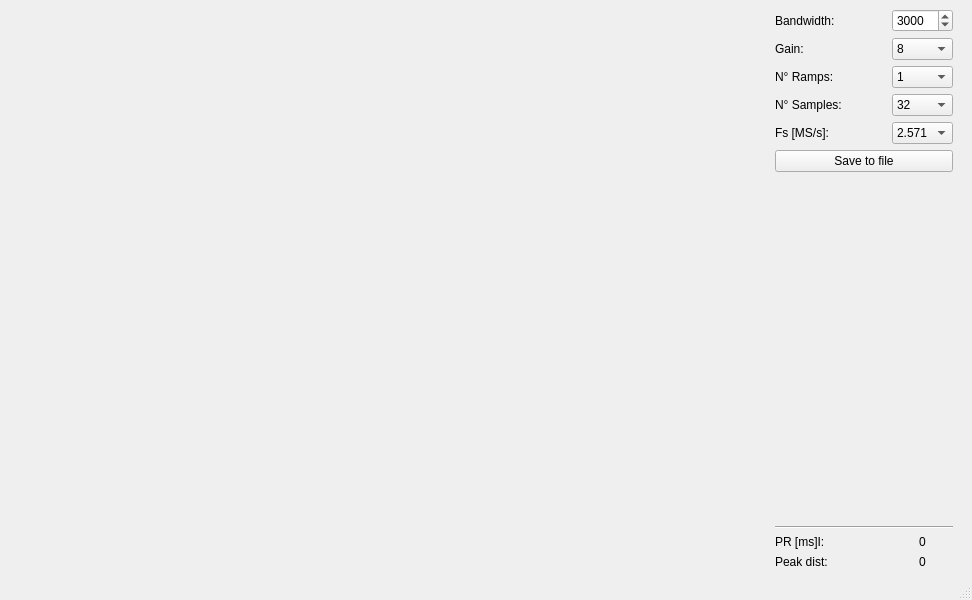
<?xml version="1.0" encoding="UTF-8"?>
<ui version="4.0">
 <class>MainWindow</class>
 <widget class="QMainWindow" name="MainWindow">
  <property name="geometry">
   <rect>
    <x>0</x>
    <y>0</y>
    <width>972</width>
    <height>600</height>
   </rect>
  </property>
  <property name="windowTitle">
   <string>MainWindow</string>
  </property>
  <widget class="QWidget" name="centralwidget">
   <layout class="QHBoxLayout" name="horizontalLayout">
    <item>
     <widget class="GraphicsView" name="GraphWidget" native="true">
      <property name="sizePolicy">
       <sizepolicy hsizetype="MinimumExpanding" vsizetype="Preferred">
        <horstretch>0</horstretch>
        <verstretch>0</verstretch>
       </sizepolicy>
      </property>
      <property name="autoFillBackground">
       <bool>false</bool>
      </property>
     </widget>
    </item>
    <item>
     <layout class="QGridLayout" name="gridLayout">
      <property name="sizeConstraint">
       <enum>QLayout::SetFixedSize</enum>
      </property>
      <property name="leftMargin">
       <number>10</number>
      </property>
      <property name="rightMargin">
       <number>10</number>
      </property>
      <property name="horizontalSpacing">
       <number>50</number>
      </property>
      <item row="4" column="1">
       <widget class="QComboBox" name="FSComboBox">
        <item>
         <property name="text">
          <string>2.571</string>
         </property>
        </item>
        <item>
         <property name="text">
          <string>2.400</string>
         </property>
        </item>
        <item>
         <property name="text">
          <string>2.118</string>
         </property>
        </item>
        <item>
         <property name="text">
          <string>1.800</string>
         </property>
        </item>
        <item>
         <property name="text">
          <string>1.125</string>
         </property>
        </item>
        <item>
         <property name="text">
          <string>0.487</string>
         </property>
        </item>
        <item>
         <property name="text">
          <string>0.186</string>
         </property>
        </item>
        <item>
         <property name="text">
          <string>0.059</string>
         </property>
        </item>
       </widget>
      </item>
      <item row="9" column="0">
       <widget class="QLabel" name="PeakLabel">
        <property name="text">
         <string>Peak dist:</string>
        </property>
       </widget>
      </item>
      <item row="0" column="1">
       <widget class="QSpinBox" name="BWSpinBox">
        <property name="sizePolicy">
         <sizepolicy hsizetype="Minimum" vsizetype="Fixed">
          <horstretch>0</horstretch>
          <verstretch>0</verstretch>
         </sizepolicy>
        </property>
        <property name="minimum">
         <number>-6000</number>
        </property>
        <property name="maximum">
         <number>6000</number>
        </property>
        <property name="singleStep">
         <number>2</number>
        </property>
        <property name="value">
         <number>3000</number>
        </property>
       </widget>
      </item>
      <item row="2" column="1">
       <widget class="QComboBox" name="RampsComboBox">
        <property name="sizePolicy">
         <sizepolicy hsizetype="Minimum" vsizetype="Fixed">
          <horstretch>0</horstretch>
          <verstretch>0</verstretch>
         </sizepolicy>
        </property>
        <property name="sizeAdjustPolicy">
         <enum>QComboBox::AdjustToMinimumContentsLength</enum>
        </property>
        <item>
         <property name="text">
          <string>1</string>
         </property>
        </item>
        <item>
         <property name="text">
          <string>2</string>
         </property>
        </item>
        <item>
         <property name="text">
          <string>4</string>
         </property>
        </item>
        <item>
         <property name="text">
          <string>8</string>
         </property>
        </item>
        <item>
         <property name="text">
          <string>16</string>
         </property>
        </item>
        <item>
         <property name="text">
          <string>32</string>
         </property>
        </item>
        <item>
         <property name="text">
          <string>64</string>
         </property>
        </item>
        <item>
         <property name="text">
          <string>128</string>
         </property>
        </item>
       </widget>
      </item>
      <item row="7" column="0" colspan="2">
       <widget class="Line" name="line">
        <property name="orientation">
         <enum>Qt::Horizontal</enum>
        </property>
       </widget>
      </item>
      <item row="9" column="1">
       <widget class="QLabel" name="peakValue">
        <property name="text">
         <string>0</string>
        </property>
        <property name="alignment">
         <set>Qt::AlignCenter</set>
        </property>
       </widget>
      </item>
      <item row="2" column="0">
       <widget class="QLabel" name="RampsLabel">
        <property name="text">
         <string>N° Ramps:</string>
        </property>
       </widget>
      </item>
      <item row="8" column="0">
       <widget class="QLabel" name="PRILabel">
        <property name="text">
         <string>PR [ms]I:</string>
        </property>
       </widget>
      </item>
      <item row="3" column="0">
       <widget class="QLabel" name="SampsLabel">
        <property name="text">
         <string>N° Samples:</string>
        </property>
       </widget>
      </item>
      <item row="8" column="1">
       <widget class="QLabel" name="PRIValue">
        <property name="text">
         <string>0</string>
        </property>
        <property name="alignment">
         <set>Qt::AlignCenter</set>
        </property>
       </widget>
      </item>
      <item row="6" column="1">
       <spacer name="verticalSpacer_2">
        <property name="orientation">
         <enum>Qt::Vertical</enum>
        </property>
        <property name="sizeHint" stdset="0">
         <size>
          <width>20</width>
          <height>40</height>
         </size>
        </property>
       </spacer>
      </item>
      <item row="3" column="1">
       <widget class="QComboBox" name="SampsComboBox">
        <property name="sizePolicy">
         <sizepolicy hsizetype="Minimum" vsizetype="Fixed">
          <horstretch>0</horstretch>
          <verstretch>0</verstretch>
         </sizepolicy>
        </property>
        <item>
         <property name="text">
          <string>32</string>
         </property>
        </item>
        <item>
         <property name="text">
          <string>64</string>
         </property>
        </item>
        <item>
         <property name="text">
          <string>128</string>
         </property>
        </item>
        <item>
         <property name="text">
          <string>256</string>
         </property>
        </item>
        <item>
         <property name="text">
          <string>512</string>
         </property>
        </item>
        <item>
         <property name="text">
          <string>1024</string>
         </property>
        </item>
        <item>
         <property name="text">
          <string>2048</string>
         </property>
        </item>
       </widget>
      </item>
      <item row="1" column="1">
       <widget class="QComboBox" name="GainComboBox">
        <property name="sizePolicy">
         <sizepolicy hsizetype="Minimum" vsizetype="Fixed">
          <horstretch>0</horstretch>
          <verstretch>0</verstretch>
         </sizepolicy>
        </property>
        <property name="sizeAdjustPolicy">
         <enum>QComboBox::AdjustToMinimumContentsLength</enum>
        </property>
        <item>
         <property name="text">
          <string>8</string>
         </property>
        </item>
        <item>
         <property name="text">
          <string>21</string>
         </property>
        </item>
        <item>
         <property name="text">
          <string>43</string>
         </property>
        </item>
        <item>
         <property name="text">
          <string>56</string>
         </property>
        </item>
       </widget>
      </item>
      <item row="0" column="0">
       <widget class="QLabel" name="BandwidthLabel">
        <property name="sizePolicy">
         <sizepolicy hsizetype="Minimum" vsizetype="Preferred">
          <horstretch>0</horstretch>
          <verstretch>0</verstretch>
         </sizepolicy>
        </property>
        <property name="text">
         <string>Bandwidth:</string>
        </property>
       </widget>
      </item>
      <item row="1" column="0">
       <widget class="QLabel" name="GainLabel">
        <property name="text">
         <string>Gain:</string>
        </property>
       </widget>
      </item>
      <item row="4" column="0">
       <widget class="QLabel" name="FSLabel">
        <property name="text">
         <string>Fs [MS/s]:</string>
        </property>
       </widget>
      </item>
      <item row="6" column="0">
       <spacer name="verticalSpacer">
        <property name="orientation">
         <enum>Qt::Vertical</enum>
        </property>
        <property name="sizeHint" stdset="0">
         <size>
          <width>20</width>
          <height>40</height>
         </size>
        </property>
       </spacer>
      </item>
      <item row="5" column="0" colspan="2">
       <widget class="QPushButton" name="SaveFileButton">
        <property name="text">
         <string>Save to file</string>
        </property>
        <property name="checkable">
         <bool>true</bool>
        </property>
        <property name="autoDefault">
         <bool>false</bool>
        </property>
       </widget>
      </item>
     </layout>
    </item>
   </layout>
  </widget>
  <widget class="QMenuBar" name="menubar">
   <property name="geometry">
    <rect>
     <x>0</x>
     <y>0</y>
     <width>972</width>
     <height>22</height>
    </rect>
   </property>
  </widget>
  <widget class="QStatusBar" name="statusbar"/>
 </widget>
 <customwidgets>
  <customwidget>
   <class>GraphicsView</class>
   <extends>QWidget</extends>
   <header>pyqtgraph</header>
   <container>1</container>
  </customwidget>
 </customwidgets>
 <resources/>
 <connections/>
</ui>
